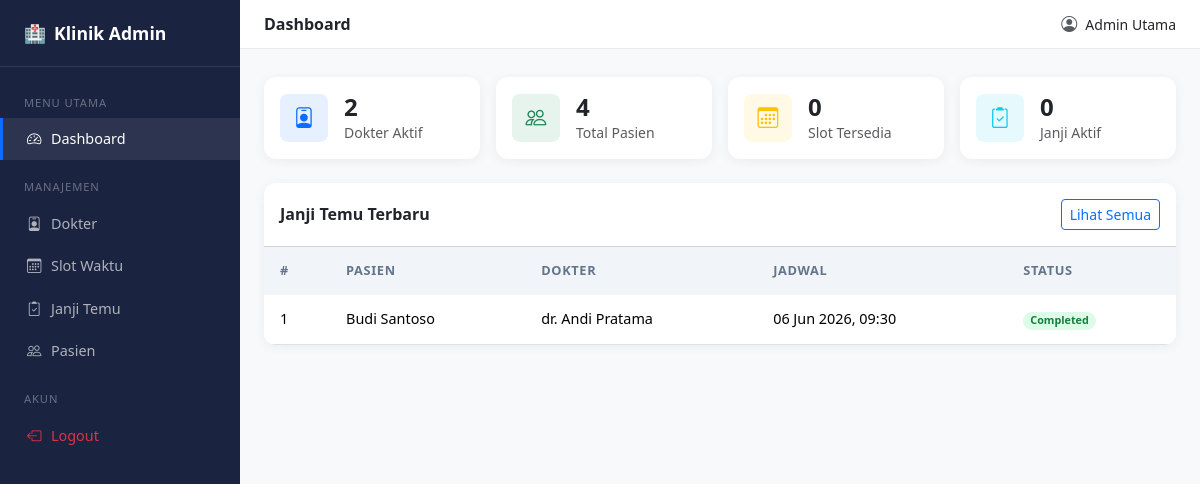
The page /admin/index.php (signed in) on the database its author committed.
### tables this page shows
CREATE TABLE `appointments` (
  `id` int(10) UNSIGNED NOT NULL,
  `patient_id` int(10) UNSIGNED NOT NULL,
  `slot_id` int(10) UNSIGNED NOT NULL,
  `booking_time` datetime NOT NULL DEFAULT current_timestamp(),
  `status` enum('booked','cancelled','completed') NOT NULL DEFAULT 'booked',
  `notes` text DEFAULT NULL
);

CREATE TABLE `patients` (
  `id` int(10) UNSIGNED NOT NULL,
  `full_name` varchar(100) NOT NULL,
  `email` varchar(150) NOT NULL,
  `phone` varchar(20) DEFAULT NULL,
  `password_hash` varchar(255) NOT NULL,
  `created_at` datetime NOT NULL DEFAULT current_timestamp(),
  `updated_at` datetime NOT NULL DEFAULT current_timestamp() ON UPDATE current_timestamp()
);

CREATE TABLE `doctors` (
  `id` int(10) UNSIGNED NOT NULL,
  `full_name` varchar(100) NOT NULL,
  `specialization` varchar(100) DEFAULT NULL,
  `license_number` varchar(50) NOT NULL,
  `is_active` tinyint(1) NOT NULL DEFAULT 1
);

CREATE TABLE `time_slots` (
  `id` int(10) UNSIGNED NOT NULL,
  `doctor_id` int(10) UNSIGNED NOT NULL,
  `slot_datetime` datetime NOT NULL,
  `duration_minutes` smallint(5) UNSIGNED NOT NULL DEFAULT 30,
  `is_booked` tinyint(1) NOT NULL DEFAULT 0,
  `created_at` datetime NOT NULL DEFAULT current_timestamp()
);

### admin/index.php (the view, shortened to what this page needs)
<?php
require_once '../config/config.php';
require_once '../includes/layout_admin.php';
$stats = [
    'doctors'      => $pdo->query("SELECT COUNT(*) FROM doctors WHERE is_active=1")->fetchColumn(),
    'patients'     => $pdo->query("SELECT COUNT(*) FROM patients")->fetchColumn(),
    'slots_free'   => $pdo->query("SELECT COUNT(*) FROM time_slots WHERE is_booked=0 AND slot_datetime >= NOW()")->fetchColumn(),
    'appointments' => $pdo->query("SELECT COUNT(*) FROM appointments WHERE status='booked'")->fetchColumn(),
];
$recent = $pdo->query(
    "SELECT a.id, p.full_name AS patient, d.full_name AS doctor,
            ts.slot_datetime, a.status, a.notes
     FROM appointments a
     JOIN patients p   ON p.id = a.patient_id
     JOIN time_slots ts ON ts.id = a.slot_id
     JOIN doctors d    ON d.id  = ts.doctor_id
     ORDER BY a.booking_time DESC LIMIT 5"
)->fetchAll();
?>
<div class="row g-3 mb-4">
    <?php
    $cards = [
        ['icon'=>'bi-person-badge','color'=>'bg-primary bg-opacity-10 text-primary',  'label'=>'Dokter Aktif',    'value'=>$stats['doctors']],
        ['icon'=>'bi-people',      'color'=>'bg-success bg-opacity-10 text-success',  'label'=>'Total Pasien',    'value'=>$stats['patients']],
        ['icon'=>'bi-calendar3',   'color'=>'bg-warning bg-opacity-10 text-warning',  'label'=>'Slot Tersedia',   'value'=>$stats['slots_free']],
        ['icon'=>'bi-clipboard2-check','color'=>'bg-info bg-opacity-10 text-info',    'label'=>'Janji Aktif',     'value'=>$stats['appointments']],
    ];
    foreach ($cards as $c): ?>
    <div class="col-sm-6 col-xl-3">
        <div class="card stat-card p-3">
            <div class="d-flex align-items-center gap-3">
                <div class="stat-icon <?= $c['color'] ?>">
                    <i class="bi <?= $c['icon'] ?>"></i>
                </div>
                <div>
                    <div class="h4 mb-0 fw-bold"><?= $c['value'] ?></div>
                    <div class="text-muted small"><?= $c['label'] ?></div>
                </div>
            </div>
        </div>
    </div>
    <?php endforeach; ?>
</div>
<div class="card table-card">
    <div class="card-header bg-white d-flex justify-content-between align-items-center py-3">
        <h6 class="mb-0 fw-bold">Janji Temu Terbaru</h6>
        <a href="<?= BASE_URL ?>/admin/appointments.php" class="btn btn-sm btn-outline-primary">
            Lihat Semua
        </a>
    </div>
    <div class="table-responsive">
        <table class="table table-hover">
            <thead>
                <tr>
                    <th>#</th>
                    <th>Pasien</th>
                    <th>Dokter</th>
                    <th>Jadwal</th>
                    <th>Status</th>
                </tr>
            </thead>
            <tbody>
            <?php if ($recent): foreach ($recent as $r): ?>
            <tr>
                <td><?= $r['id'] ?></td>
                <td><?= htmlspecialchars($r['patient']) ?></td>
                <td><?= htmlspecialchars($r['doctor']) ?></td>
                <td><?= date('d M Y, H:i', strtotime($r['slot_datetime'])) ?></td>
                <td>
                    <span class="badge rounded-pill badge-<?= $r['status'] ?>">
                        <?= ucfirst($r['status']) ?>
                    </span>
                </td>
            </tr>
            <?php endforeach; else: ?>
            <tr><td colspan="5" class="text-center text-muted py-4">Belum ada data</td></tr>
            <?php endif; ?>
            </tbody>
        </table>
    </div>
</div>
<?php require_once '../includes/layout_admin_end.php'; ?>

### src/css/style.css (style rules this page uses)
:root { --brand-primary: #0d6efd; --brand-dark: #0a4fa8; --sidebar-bg: #1a2340; --sidebar-width: 240px; }
.stat-card { border: none; border-radius: .75rem; box-shadow: 0 2px 12px rgba(0,0,0,.06); }
.stat-icon { width: 48px; height: 48px; border-radius: .5rem; display: flex; align-items: center; justify-content: center; font-size: 1.3rem; }
.table-card { border: none; border-radius: .75rem; box-shadow: 0 2px 12px rgba(0,0,0,.06); overflow: hidden; }
.table-card .table { margin-bottom: 0; }
.table-card .table thead th { background: #f1f5f9; font-size: .8rem; text-transform: uppercase; letter-spacing: .05em; color: #64748b; border-bottom: none; padding: .9rem 1rem; }
.table-card .table tbody td { padding: .85rem 1rem; vertical-align: middle; font-size: .9rem; }
.badge-completed { background: #dcfce7; color: #15803d; }

### rows shown on the page
appointments: id "1", patient.full_name "Budi Santoso", doctors.full_name "dr. Andi Pratama", slot.slot_datetime "06 Jun 2026, 09:30", status "Completed"

### other values the page prints
$pageTitle "Dashboard"
$_SESSION['full_name'] "Admin Utama"
$c['value'] "2"
$c['label'] "Dokter Aktif"
$c['value'] "4"
$c['label'] "Total Pasien"
$c['value'] "0"
$c['label'] "Slot Tersedia"
$c['label'] "Janji Aktif"
